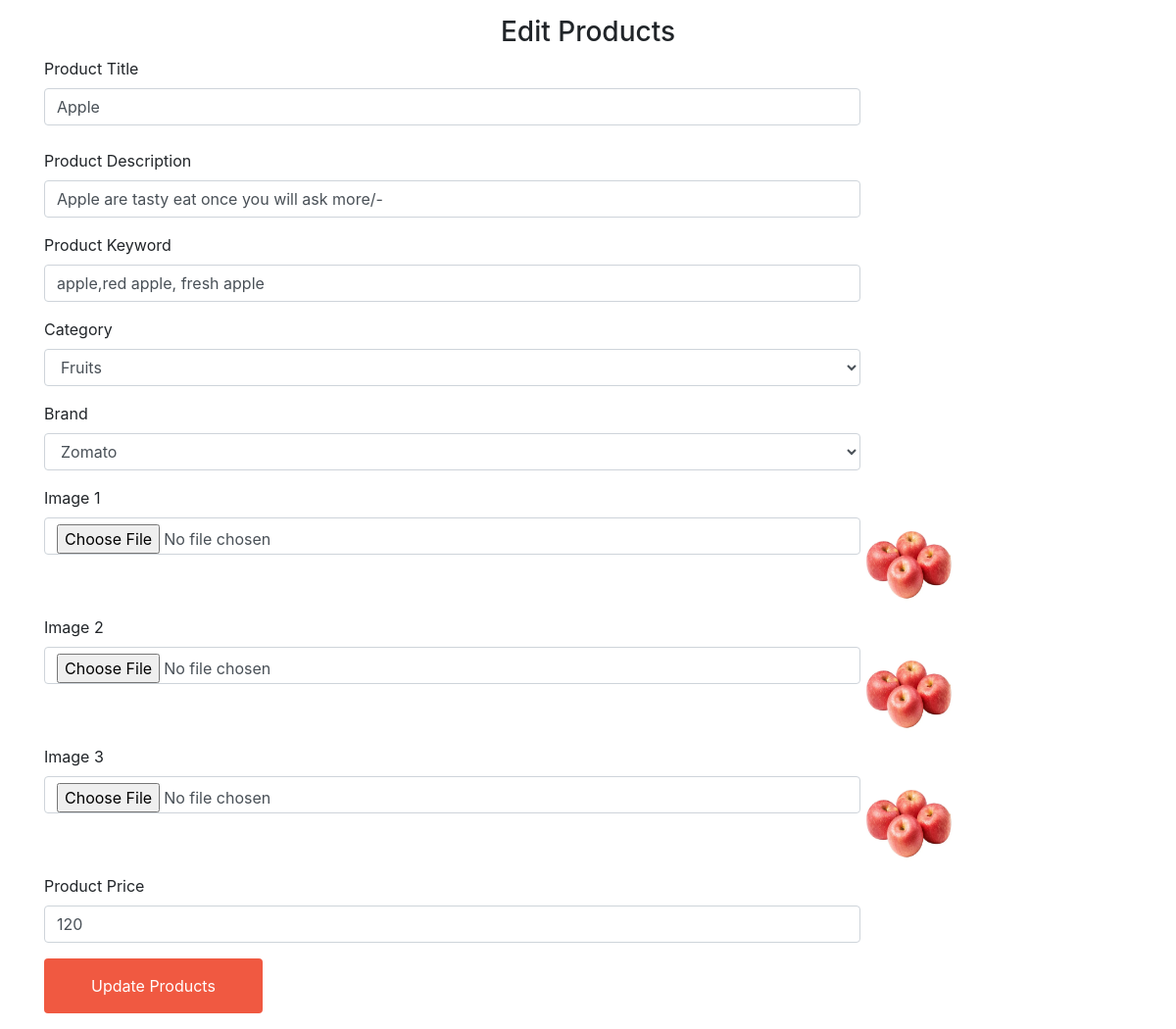
Screenshot of /admin/edit_products.php?edit_products=31 with the database file from the repository.
### tables this page shows
CREATE TABLE `products` (
  `product_id` int(11) NOT NULL,
  `product_title` varchar(100) NOT NULL,
  `product_description` varchar(500) NOT NULL,
  `product_keywords` varchar(100) NOT NULL,
  `category_id` int(11) NOT NULL,
  `brand_id` int(11) NOT NULL,
  `product_image1` varchar(255) NOT NULL,
  `product_image2` varchar(255) NOT NULL,
  `product_image3` varchar(255) NOT NULL,
  `product_price` varchar(100) NOT NULL,
  `date` timestamp NOT NULL DEFAULT current_timestamp() ON UPDATE current_timestamp(),
  `status` varchar(100) NOT NULL
);

CREATE TABLE `categories` (
  `category_id` int(11) NOT NULL,
  `category_title` varchar(100) NOT NULL
);

CREATE TABLE `brands` (
  `brand_id` int(11) NOT NULL,
  `brand_title` varchar(100) NOT NULL
);

### admin/edit_products.php (the view, shortened to what this page needs)
<?php
include('../functions/common_function.php');
global $conn;
if (isset($_GET['edit_products'])) {
    $product_id = $_GET['edit_products'];
    $select_query = "select *from products where product_id=$product_id";
    $data = mysqli_query($conn, $select_query);
    $row_fetch = mysqli_fetch_assoc($data);
    $product_title = $row_fetch['product_title'];
    $product_keywords = $row_fetch['product_keywords'];
    $product_description = $row_fetch['product_description'];
    $product_price = $row_fetch['product_price'];
    $product_image1 = $row_fetch['product_image1'];
    $product_image2 = $row_fetch['product_image2'];
    $product_image3 = $row_fetch['product_image3'];
    $cat_id = $row_fetch['category_id'];
    $select_category_db = "select * from categories where category_id=$cat_id";
    $result_cat = mysqli_query($conn, $select_category_db);
    $row_category = mysqli_fetch_assoc($result_cat);
    $cat_title = $row_category['category_title'];
    $brand_id = $row_fetch['brand_id'];
    $select_brand_db = "select *from brands where brand_id=$brand_id";
    $result_brnd = mysqli_query($conn, $select_brand_db);
    $row_brand = mysqli_fetch_assoc($result_brnd);
    $brand_title = $row_brand['brand_title'];
}
?>
<!DOCTYPE html>
<html lang="en">
<head>
    <link rel="stylesheet" href="https://cdn.jsdelivr.net/npm/bootstrap@4.3.1/dist/css/bootstrap.min.css"
>
    <link rel="stylesheet" href="https://cdnjs.cloudflare.com/ajax/libs/font-awesome/6.4.2/css/all.min.css"
 />
</head>
<body>
    <h3 class="text-center mt-3">Edit Products</h3>
    <div class="container">
        <form action="" method="post" enctype="multipart/form-data">
            <div class="form-outline mb-4 ">
                <label for="product_title">Product Title</label>
                <input type="text" name="product_title" id="product_title" class="form-control w-75 "
                    value="<?php echo $product_title ?>" required="required">
            </div>
            <div class="form-group  mb-3">
                <label for="product_description">Product Description</label>
                <input type="text" name="product_description" id="" class="form-control w-75"
                    value="<?php echo $product_description ?>" required="required">
            </div>
            <div class="form-group mb-3">
                <label for="product_keyword">Product Keyword</label>
                <input type="text" name="product_keyword" class="form-control w-75"
                    value="<?php echo $product_keywords ?>" required="required">
            </div>
            <div class="form-group mb-3">
                <label for="product_category">Category</label>
                <select class="form-control w-75" name="product_category">
                    <option value="<?php echo $cat_title; ?> ">
                        <?php echo $cat_title; ?>
                    </option>
                </select>
            </div>
            <div class="form-group  mb-3">
                <label for="product_brand">Brand</label>
                <select class="form-control w-75" name="product_brand">
                    <option>
                        <?php echo $brand_title ?>
                    </option>
                </select>
            </div>
            <div class="form group">
                <label for="product_image1">Image 1</label>
            </div>
            <div class="from-group d-flex align-items-start ">
                <input type="file" name="product_image1" class="form-control w-75 ">
                <img src="./product_images/<?php echo $product_image1 ?>" class="edit_image">
            </div>
            <div class="form group ">
                <label for="product_image2">Image 2</label>
            </div>
            <div class="from-group d-flex align-items-start">
                <input type="file" name="product_image2" class="form-control w-75">
                <img src="./product_images/<?php echo $product_image2 ?>" class="edit_image">
            </div>
            <div class="form group ">
                <label for="product_image3">Image 3</label>
            </div>
            <div class="from-group  d-flex align-items-start">
                <input type="file" name="product_image3" class="form-control w-75">
                <img src="./product_images/<?php echo $product_image3 ?>" class="edit_image">
            </div>
            <div class="form-group mb-3">
                <label for="product_price">Product Price</label>
                <input type="text" name="product_price" class="form-control w-75" value="<?php echo $product_price ?>"
                    required="required">
            </div>
            <div class="form-group mb-3 ">
                <input type="submit" value="Update Products" name="edit_product"
                    class=" border-0 px-5 py-3 text-white rounded " style=" background-color: #F05941;">
            </div>
        </form>
    </div>
</body>
</html>

### admin/edit_products.php (style rules this page uses)
.edit_image { width: 6.25rem; height: 6.25rem; }

### rows the page displays
products: product_title "Apple", product_description "Apple are tasty eat once you will ask more/-", product_keyword "apple,red apple, fresh apple", product_image1 (picture), product_image2 (picture), product_image3 (picture), product_price "120"
categories: product_category "Fruits"
brands: product_brand "Zomato"
